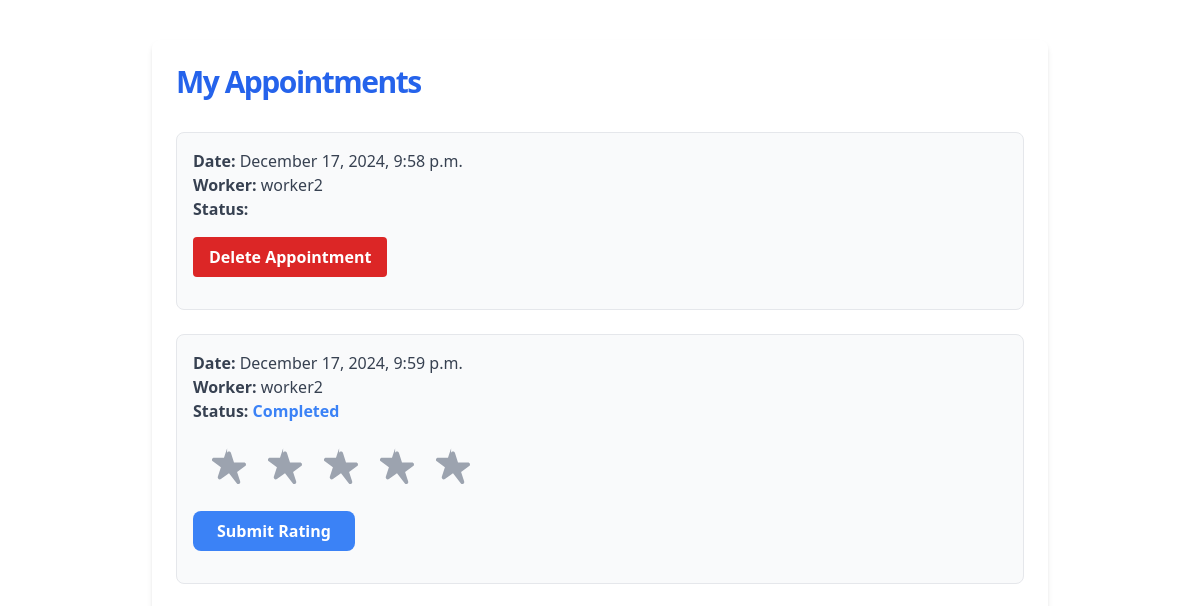
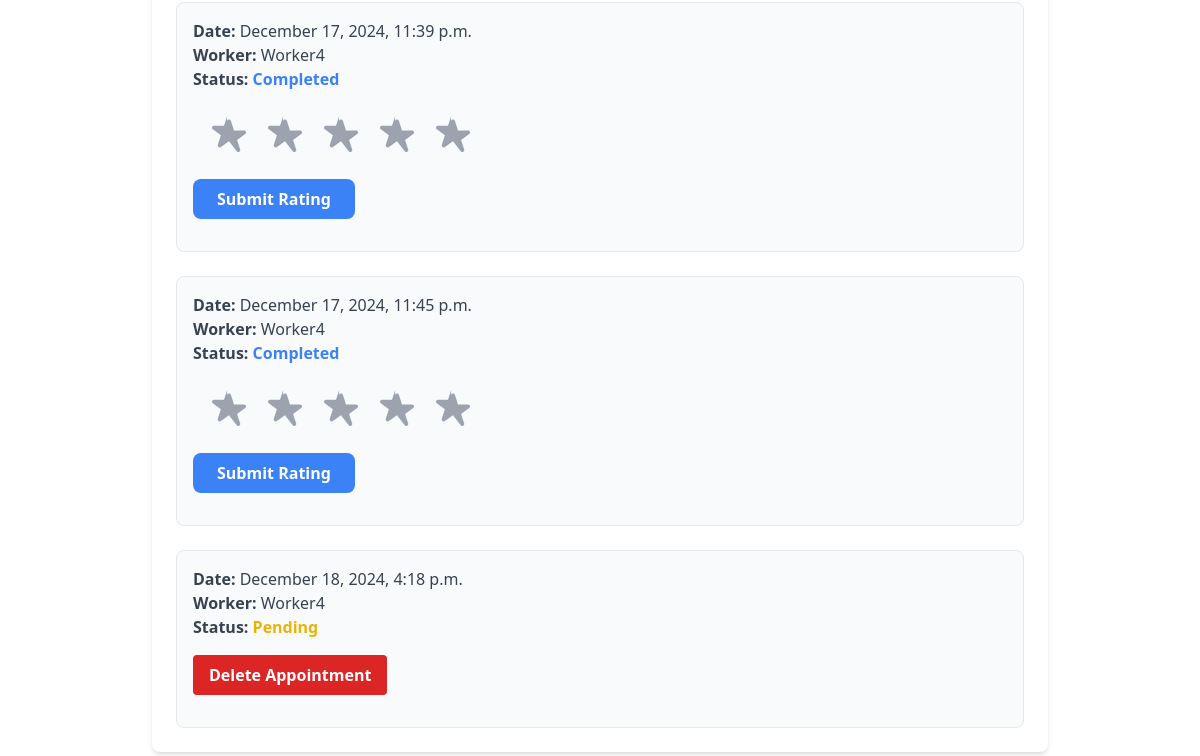
The page /customer/appointments/ (signed in) on the database as committed earlier (2 pictures, top to bottom).
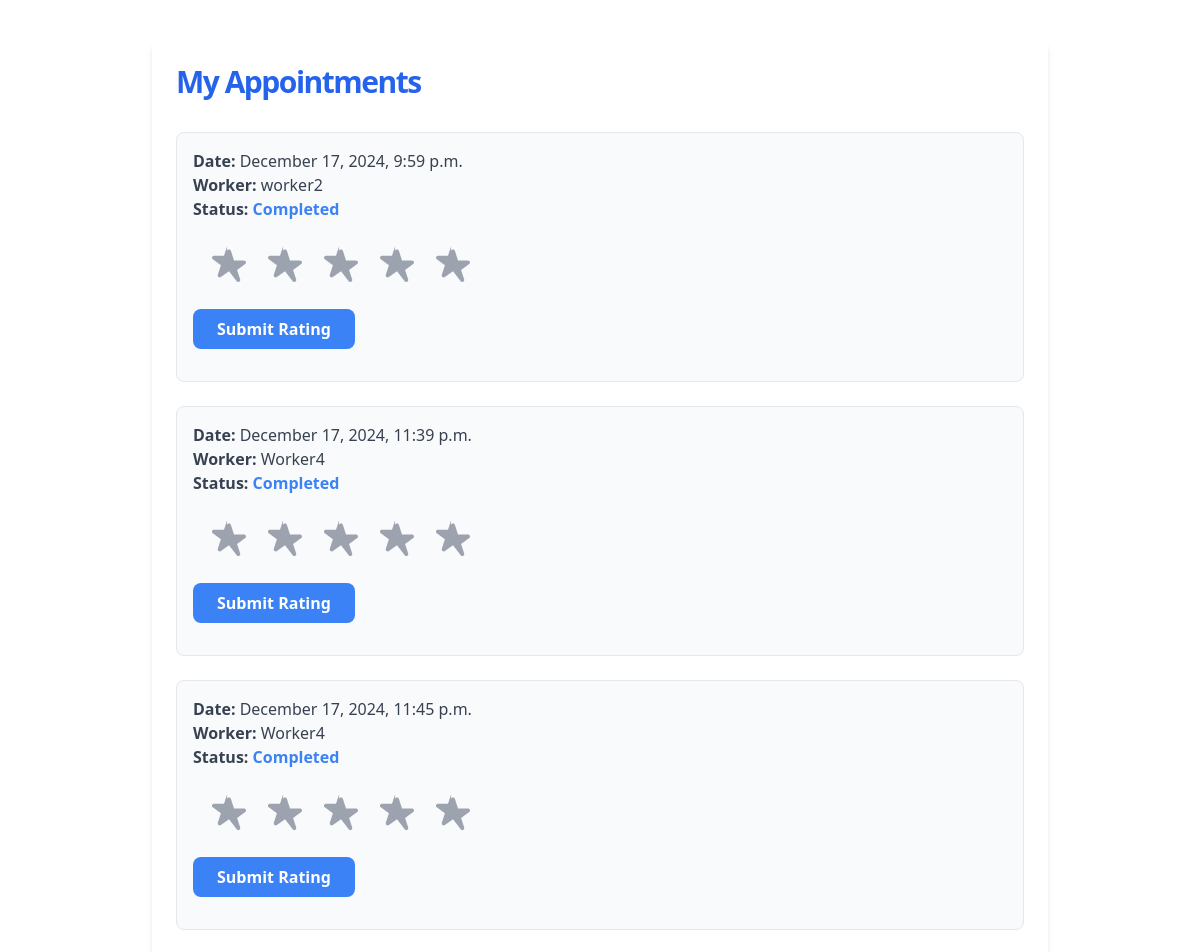
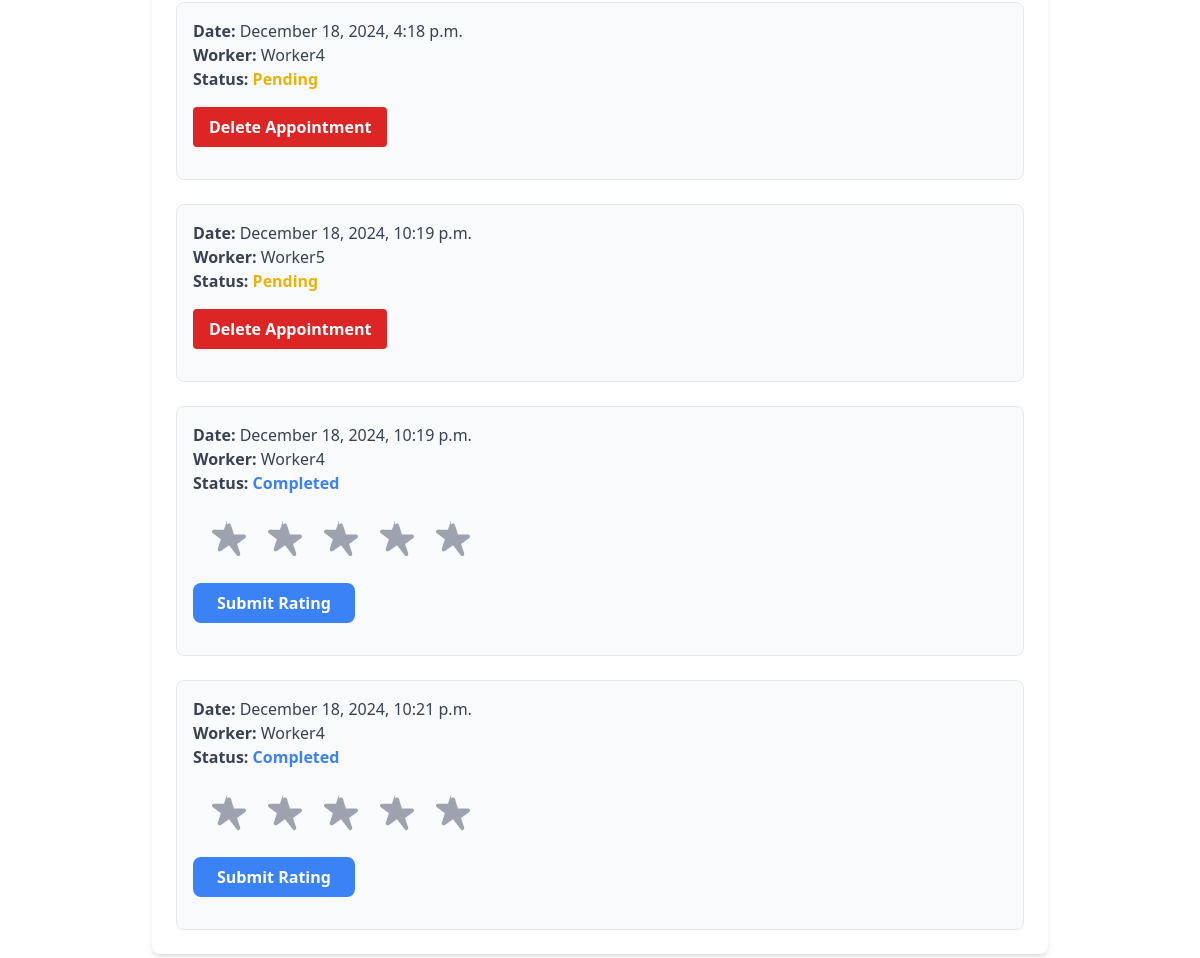
The same page on the database as committed later (2 pictures, top to bottom).
### jobs/models.py (models this page shows, shortened)
class Appointment(models.Model):
    STATUS_CHOICES = [
        ('pending', 'Pending'),
        ('accepted', 'Accepted'),
        ('rejected', 'Rejected'),
        ('completed', 'Completed'),
    ]
    customer = models.ForeignKey(Customer, on_delete=models.CASCADE, related_name='customer_appointments')
    worker = models.ForeignKey(Worker, on_delete=models.CASCADE, related_name='worker_appointments')
    appointment_date = models.DateTimeField(null=True, blank=True)
    status = models.CharField(max_length=10, choices=STATUS_CHOICES, default='pending')
    reason = models.TextField(blank=True, null=True)

class Worker(models.Model):
    owner=models.OneToOneField(User,on_delete=models.CASCADE)
    name=models.CharField(max_length=50)
    phone_number=models.CharField(max_length=10, unique=True)
    tagline=models.CharField(max_length=100)
    bio=models.TextField(blank=True)
    profile_pic=models.ImageField(upload_to="profiles/", blank=True)
    verified = models.BooleanField(default=False)
    citizenship_image = models.ImageField(upload_to='citizenship/', blank=True, null=True)
    certificate_file = models.FileField(upload_to='certificates/', blank=True, null=True)
    latitude = models.CharField(max_length=20,null=True,blank=True)
    longitude = models.CharField(max_length=20,null=True,blank=True)
    appointed = models.BooleanField(default=False)
    appointment_date = models.DateTimeField(null=True, blank=True)

### jobs/views.py (the view)
# urls.py: path('customer/appointments/', views.customer_appointments, name='customer_appointments'),
def customer_appointments(request):
    customer = get_object_or_404(Customer, owner=request.user)
    appointments = Appointment.objects.filter(customer=customer)
    return render(request, 'jobs/customer_appointments.html', {'appointments': appointments})

### jobs/templates/jobs/customer_appointments.html (shortened to what this page needs)
<html lang="en">
<head>
    <script src="https://cdn.tailwindcss.com"></script>
</head>
<body>
<div class="max-w-4xl mx-auto my-10 p-6 bg-white shadow-md rounded-lg">
    <h2 class="text-3xl font-bold tracking-tighter text-blue-600 mb-8 transition duration-500 ease-in-out transform tracking-relaxed lg:pr-8">My Appointments</h2>
    {% if appointments %}
        <ul class="space-y-6">
            {% for appointment in appointments %}
                <li class="p-4 border rounded-lg bg-gray-50 hover:bg-gray-100 transition duration-300">
                    <p class="text-gray-700">
                        <span class="font-semibold">Date:</span> {{ appointment.appointment_date|date:"F j, Y, g:i a" }}
                    </p>
                    <p class="text-gray-700">
                        <span class="font-semibold">Worker:</span> {{ appointment.worker.name }}
                    </p>
                    <p class="text-gray-700">
                        <span class="font-semibold">Status:</span>
                        {% if appointment.status == 'pending' %}
                            <span class="text-yellow-500 font-semibold">Pending</span>
                        {% elif appointment.status == 'accepted' %}
                            <span class="text-green-500 font-semibold">Accepted</span>
                        {% elif appointment.status == 'rejected' %}
                            <span class="text-red-500 font-semibold">Rejected</span>
                        {% elif appointment.status == 'completed' %}
                            <span class="text-blue-500 font-semibold">Completed</span>
                        {% endif %}
                    </p>
                    {% if user == appointment.customer.owner and appointment.status != 'completed' %}
                        <form action="{% url 'delete_appointment' appointment.id %}" method="post" class="mt-4">
                            <button type="submit" class="px-4 py-2 bg-red-600 text-white font-semibold rounded hover:bg-red-700 transition duration-300 ease-in-out">
                                Delete Appointment
                            </button>
                        </form>
                        {% elif user == appointment.customer.owner and appointment.status == 'completed' %}
                        <form action="{% url 'rate_worker' appointment.id %}" method="post" class="mt-6">
                            <div class="flex items-center space-x-4">
                                {% for star in "12345" %}
                                    <label class="cursor-pointer">
                                    </label>
                                {% endfor %}
                            </div>
                            <button type="submit" class="mt-6 px-6 py-2 bg-blue-500 text-white font-semibold rounded-lg hover:bg-blue-600 transition duration-300">
                                Submit Rating
                            </button>
                        </form>
                    {% endif %}
                </li>
            {% endfor %}
        </ul>
    {% else %}
        <p class="text-gray-600 mt-4">You have no appointments at the moment.</p>
    {% endif %}
</div>
</body>

Rows that differ between the two databases and show on the page:
removed Appointment: appointment_date "December 17, 2024, 9:58 p.m.", worker.name "worker2", status "Delete Appointment"
added Appointment: appointment_date "December 18, 2024, 10:19 p.m.", worker.name "Worker5", status "Pending"
added Appointment: appointment_date "December 18, 2024, 10:19 p.m.", worker.name "Worker4", status "Completed"
added Appointment: appointment_date "December 18, 2024, 10:21 p.m.", worker.name "Worker4", status "Completed"
